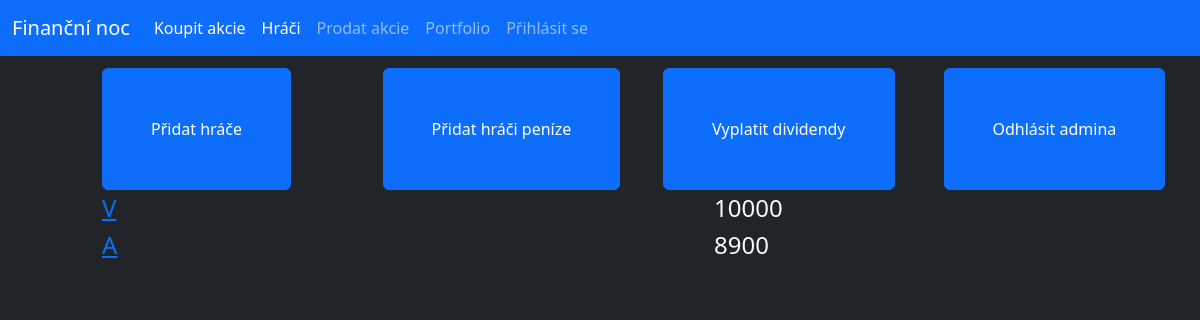
Before: /admin (signed in) with the older database file.
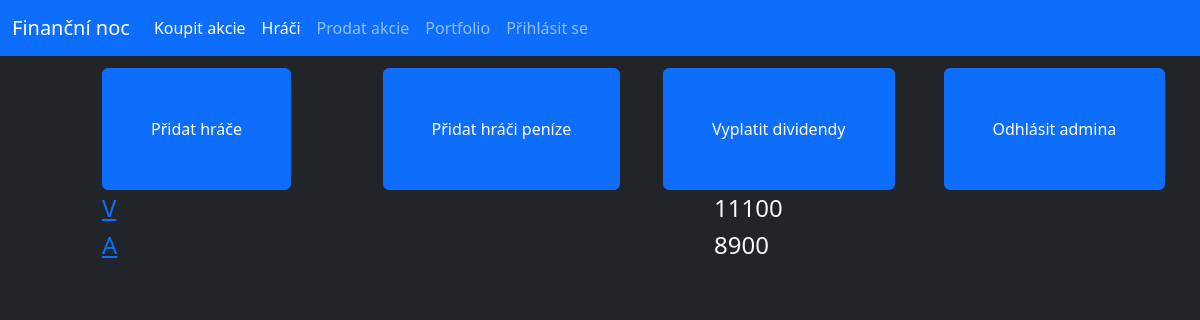
After: the same page with the newer database file.
### database.py (models this page shows, shortened)
class User(db.Model):
    _id = db.Column("id", db.Integer, primary_key=True)
    name = db.Column(db.String(40))
    money = db.Column(db.Integer)
    password = db.Column(db.String(70))

### router.py (the view)
@app.route("/admin")
def admin():
    if "adminLogin" in session:
        users = User.query.all()
        return render_template("admin.html", users=users)
    else:
        return redirect(url_for("adminLogin"))

### templates/admin.html (shortened to what this page needs)
{% extends "main.html" %}
{% block content %}
    <div class="row px-3 py-1"></div>
    <div class="row py-1">
        <div class="col offset-1">
            <form action="/admin/addUser" method="GET">
                <button class="btn btn-primary py-5 px-5">Přidat hráče</button>
            </form>
        </div>
        <div class="col">
            <form action="/admin/addMoney" method="GET">
                <button class="btn btn-primary py-5 px-5">Přidat hráči peníze</button>
            </form>
        </div>
        <div class="col">
            <form action="/paydividend" method="POST">
                <button class="btn btn-primary py-5 px-5">Vyplatit dividendy</button>
            </form>
        </div>
        <div class="col">
            <form action="/admin/logout" method="GET">
                <button class="btn btn-primary py-5 px-5">Odhlásit admina</button>
            </form>
        </div>
    </div>
    {% for usr in users %}
        <form method="POST" action="/del/{{usr._id}}">
            <div class="row">
                <div class="col offset-1 --bs-border-color-translucent"><h4 class="text-light"><a href="stocks/{{usr.name}}">{{usr.name}}</a></h4></div>
                <div class="col offset-1 --bs-border-color-translucent"><h4 class="text-light">{{usr.money}}</h4></div>
            </div>
        </form>
    {% endfor %}
{% endblock%}

Changed rows visible on the page:
changed User (number 1 of 2 on the later page): money "10000" → "11100"
